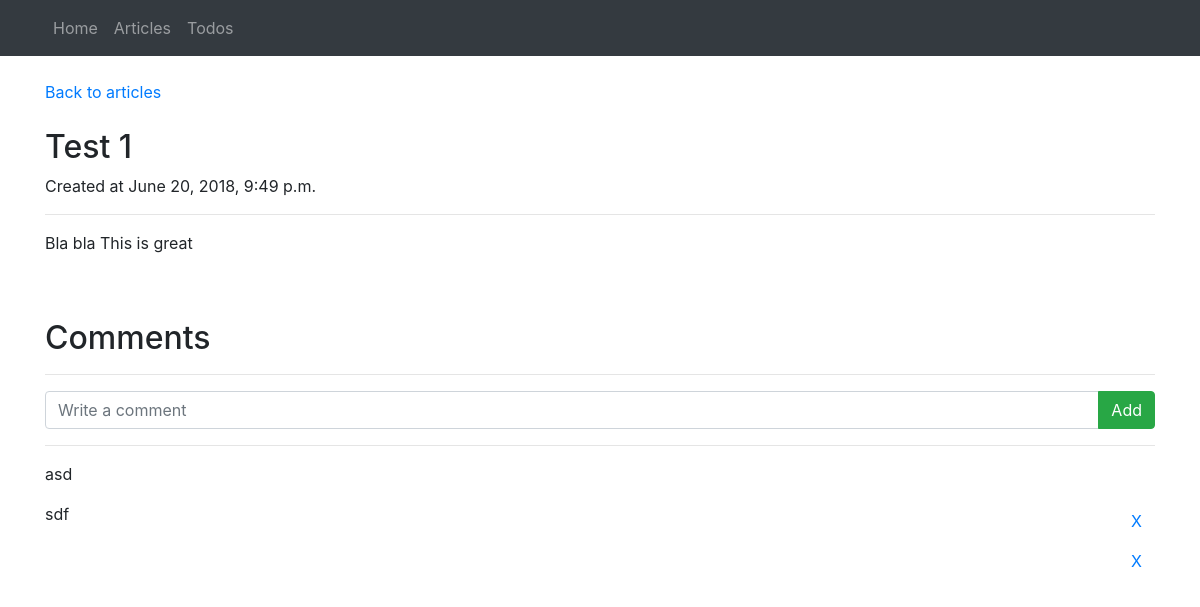
The app's page /article/27/ with its own data.
### app/models.py (models this page shows, shortened)
class Article(models.Model):
    id = models.BigAutoField(primary_key=True)
    name = models.CharField(max_length=50)
    content = models.TextField()
    create_date = models.DateTimeField(default=timezone.now())

class Comment(models.Model):
    id = models.BigAutoField(primary_key=True)
    article = models.ForeignKey(Article, on_delete=models.CASCADE)
    content = models.TextField()
    create_date = models.DateTimeField(default=timezone.now())

### app/views/article_views.py (the view)
# urls.py: path('article/<int:article_id>/', article_views.article_show, name='article-show'),
@require_GET
def article_show(request, article_id):
    article = get_object_or_404(Article, id=article_id)
    return render(request, 'article/show.html', {'article':article})

### app/templates/article/show.html (shortened to what this page needs)
{% extends "base.html" %}
{% block content %}
  <br>
  <div class="container">
    <a href="/article/">Back to articles</a>
    <br><br>
    <h2>{{article.name}}</h2>
    <p>Created at {{article.create_date}}</p>
    <hr>
    <p>{{article.content}}</p>
    <br><br>
    <h2>Comments</h2>
    <hr>
    <form action="{% url 'article-comment' article.id %}" method="post">
      <div class="input-group">
        <input type="text" name="comment" class="form-control" placeholder="Write a comment">
        <div class="input-group-append">
          <button type="submit" class="btn btn-success">Add</button>
        </div>
      </div>
    </form>
    <hr>
    {% for c in article.comment_set.all %}
      <p>
        {{c.content}}
        <form class="inline float-right" action="{% url 'article-comment-delete' article.id c.id %}" method="post">
          <button type="submit" class="btn btn-link">X</button>
        </form>
      </p>
    {% empty %}
      <p>No comments yet</p>
    {% endfor %}
  </div>
{% endblock content %}

### app/static/css/utils.css (style rules this page uses)
.inline { display: inline; }

### records on screen
Article: name "Test 1", create_date "June 20, 2018, 9:49 p.m.", content "Bla bla This is great"
Comment: content "asd"
Comment: content "sdf"
